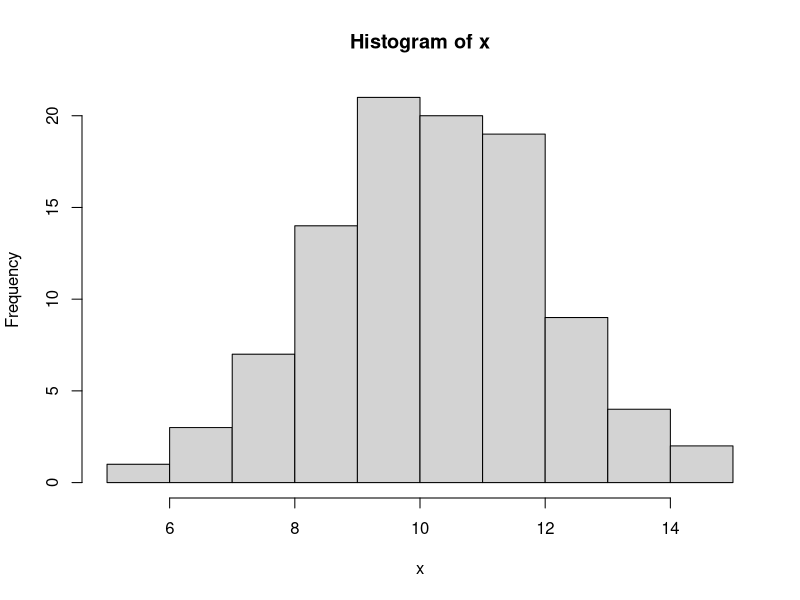
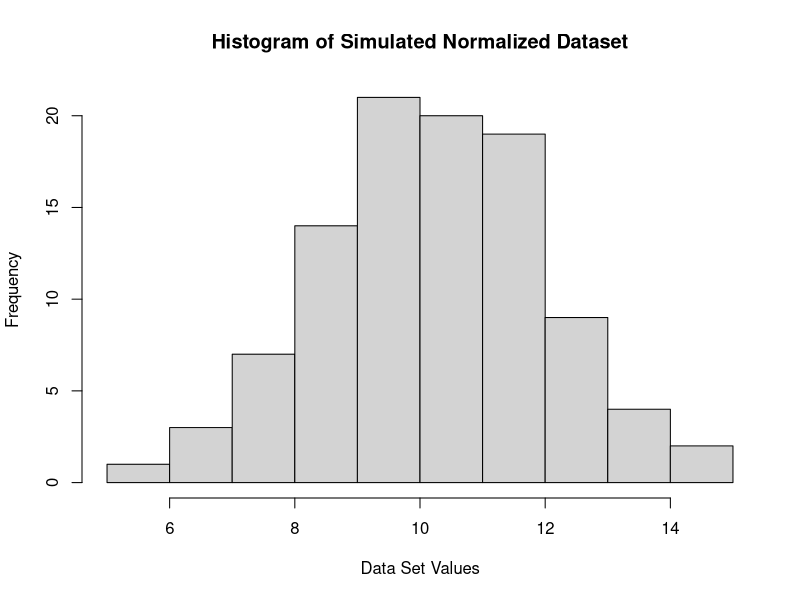
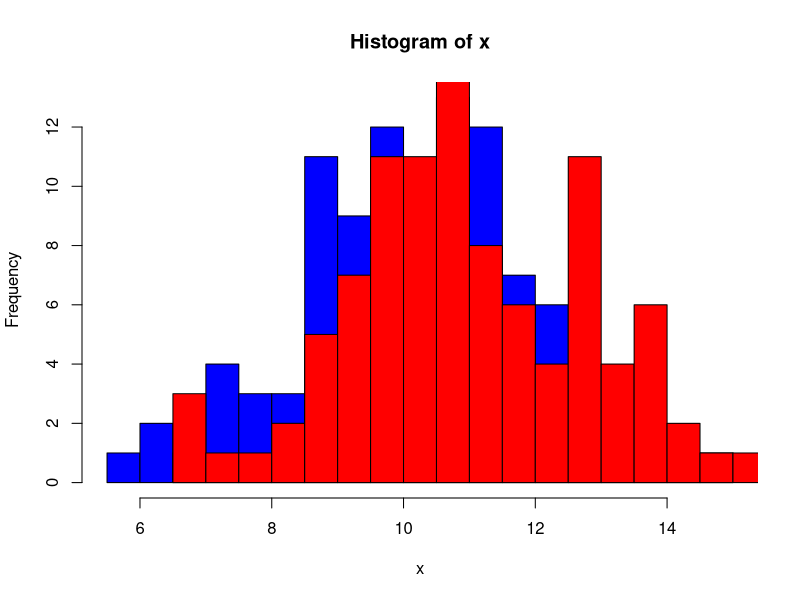
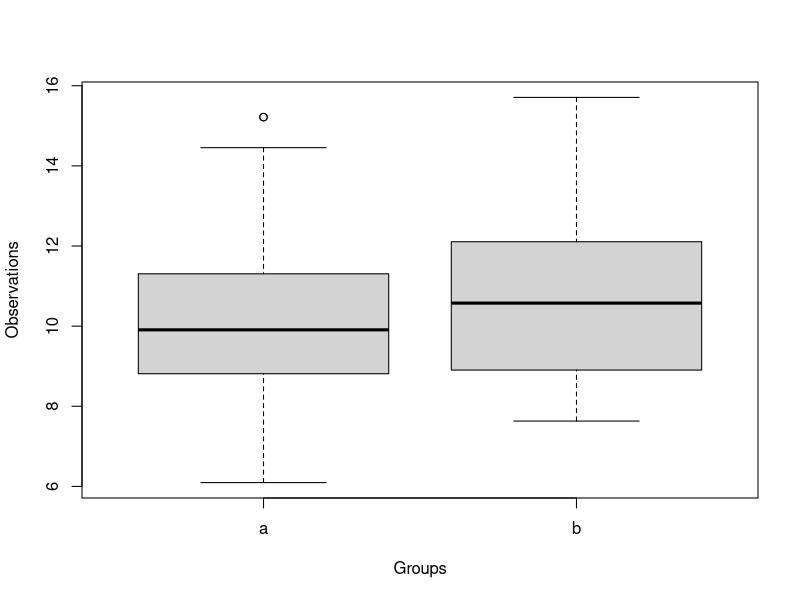
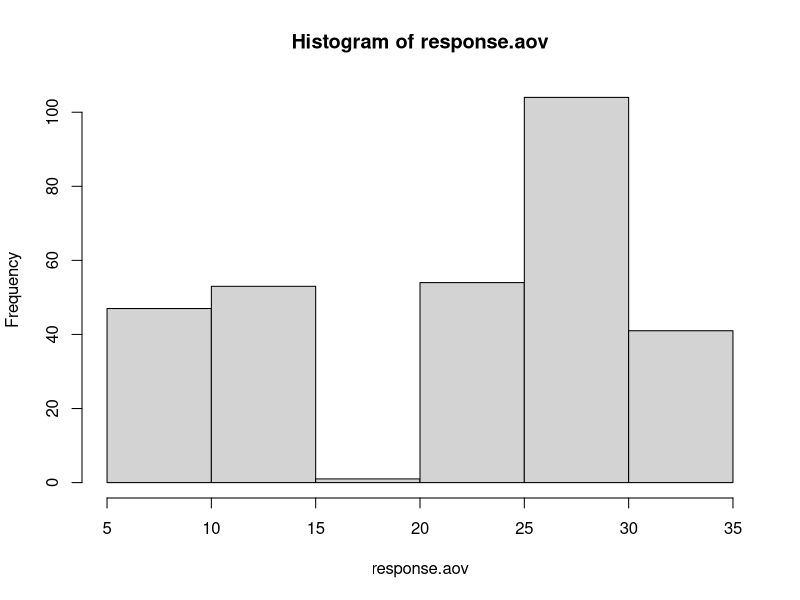
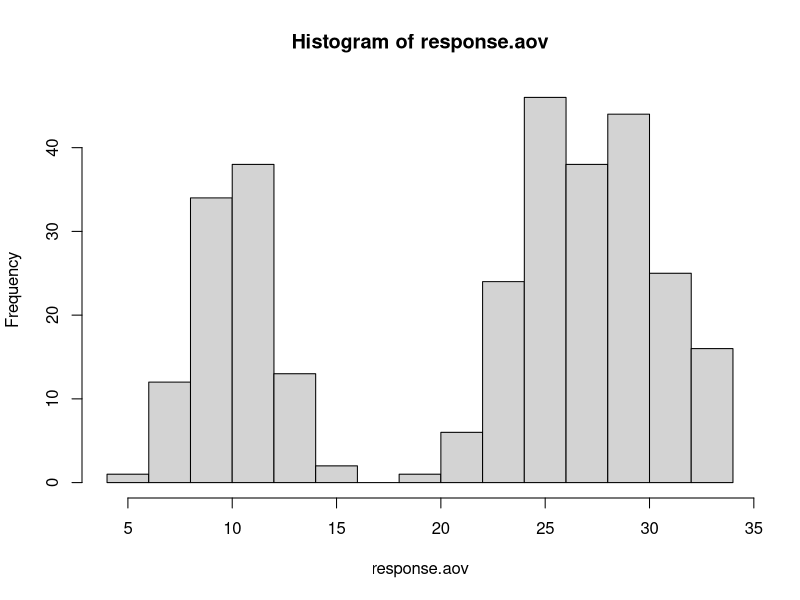
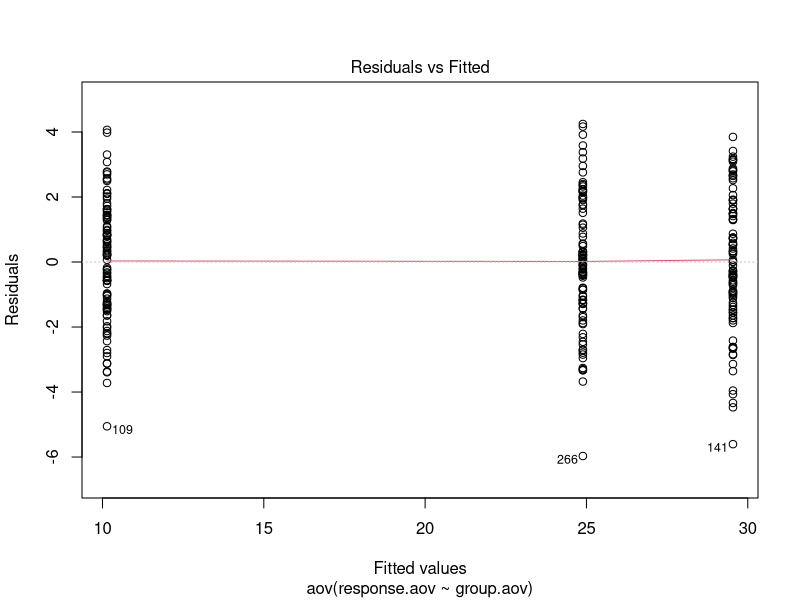
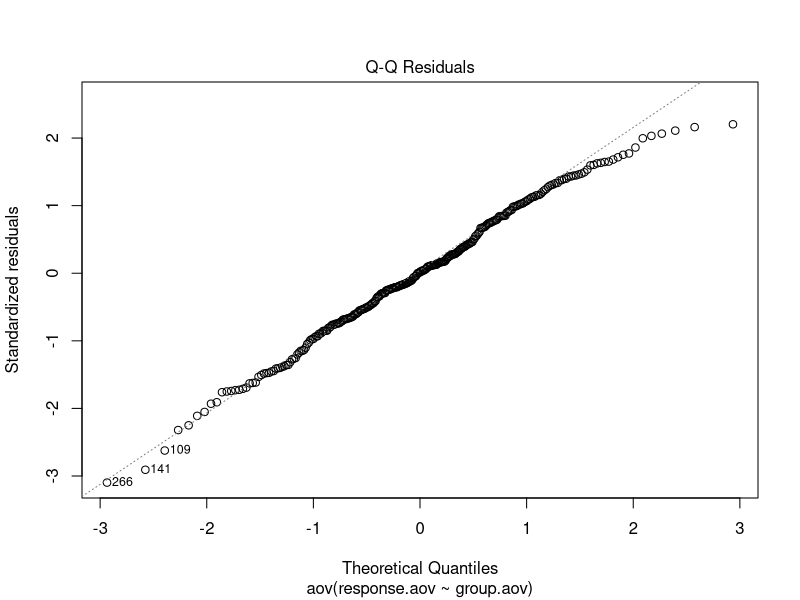

Source code (R) for these figures, in order:
## ---- chunk 1
#set the seed of the environment to 1
set.seed(1)

#simulate and store a dataset with a normalized distribution
x <- rnorm(100, 
           mean = 10, 
           sd = 2)
## ---- chunk 2
#let's simply print out the dataset that we have created
x

#let's look at the mean, median, standard deviation, and range of our normalized dataset
mean(x) #10.21777
median(x) #10.22782
sd(x) #1.796399
range(x) #(5.57060, 14.80324)
## ---- chunk 3
#plot a basic histogram of the data 
hist(x)

#Using what we learned from the last workshop we can even improve this plot by changing the main plot label and axes labels
hist(x,
     xlab = "Data Set Values",
     ylab = "Frequency",
     main = "Histogram of Simulated Normalized Dataset")
## ---- chunk 4
#perform a Shapiro-Wilk test for normality
shapiro.test(x) #p-value p = 0.9876

#If the p-value is significant (p<0.05) the data is significantly different from a normal distribution
#If the p-value is not significant (p>0.05) the data is not significantly different from a normal distribution
## ---- chunk 5
#setting a different seed than the first dataset
set.seed(5)
#create a second normalized dataset
y <- rnorm(n = 100,
           mean = 11,
           sd = 2)
## ---- chunk 6
#let's simply print out the dataset that we have created
y

#let's look at the mean, median, standard deviation, and range of our normalized dataset
mean(y) #11.06327
median(y) #10.81203
sd(y) #1.890569
range(y) #(6.632066, 15.774465)
## ---- chunk 7
#plot a histogram of the first set of data
hist(x = x, 
     col = "blue", 
     breaks = 20)

#plot a histogram of the second set of data
hist(x = y,
     col = "red",
     breaks = 20,
     add = T)

#these two lines of code have to be run together to see the plots on top of each other
## ---- chunk 8
#perform a t test of the two datasets

#x = numeric vector of dataset 1
#y = numeric vector of dataset 2

t.test(x = x,
       y = y)

## ---- chunk 9
#perform a wilcox test of the two datasets

#x = numeric vector of dataset 1
#y = numeric vector of dataset 2

wilcox.test(x = x,
            y = y)

## ---- chunk 10
#perform a paired t test of the two datasets

#x = numeric vector of dataset 1
#y = numeric vector of dataset 2
#paired = true is the data is paired data

t.test(x = x,
       y = y, 
       paired = TRUE)

## ---- chunk 11
#perform a paired wilcox test of the two datasets

#x = numeric vector of dataset 1
#y = numeric vector of dataset 2
#paired = true is the data is paired data

wilcox.test(x = x,
            y = y,
            paired = TRUE)

## ---- chunk 12
#letters funtion allows you to print out characters in the alphabet
rep(letters[1:2])

#we can create a group vector that will allow us to add group labels to our dataset
#length.out specifies how many total observations you want in the vector
group <- rep(letters[1:2], length.out = 200)

#we're going to set our seed again, this time with a different seed
set.seed(6)

#create a normalized data set with values at two different means
response <- rnorm(n = 100, mean = c(10,11), sd = 2)

#place the normalized data and the group labels all together into a data frame
test <- data.frame(group, response)

#we can take a look at the top of this data frame without looking at the dentire data frame
#this is especially useful when you have really large datasets that you are loading in
head(test)

#we can use a function to look at the structure of our data frame
#this can help you to see the types of data that you are working with

#For example, when we look at our data frame that we have just created, we can see the number of observations and variables that are in our dataset. We can also see that we have a column of character data that is labelled as group and a column of numeric data that is labelled as response.

str(test)

## ---- chunk 13
t.test(response~group,
       data = test)
## ---- chunk 14
boxplot(response~group, 
        data = test,
        xlab = "Groups",
        ylab = "Observations")
## ---- chunk 15
wilcox.test(response~group,
            data = test)
## ---- chunk 16
#create a vector of the group data for the ANOVA
group.aov <- as.factor(rep(letters[1:3], length.out = 300))

#create a vector of response data for the ANOVA
response.aov <- rnorm(n = 300,
                      mean = c(10,25,30),
                      sd = 2)
## ---- chunk 17
hist(response.aov)
## ---- chunk 18
hist(response.aov,
     breaks = 20)
## ---- chunk 19
test.aov <- data.frame(group.aov, response.aov)
## ---- chunk 20
str(test.aov)
## ---- chunk 21
head(test.aov)
## ---- chunk 22
test.aov.fit <- aov(response.aov ~ group.aov, 
                    data = test.aov)
## ---- chunk 23
plot(test.aov.fit)
## ---- chunk 24
test.aov.fit
## ---- chunk 25
summary(test.aov.fit)
## ---- chunk 26
TukeyHSD(test.aov.fit)
## ---- chunk 27
group.aov2<-rep(letters[1:3], length.out=300)
response.aov2<-rnorm(n=300, mean=c(10, 10.5, 30), sd=c(2,6,1.5))
hist(response.aov2, breaks=20)
## ---- chunk 28
test.aov2<-data.frame(group.aov2, response.aov2)
## ---- chunk 29
test.aov.fit2<-aov(response.aov2~group.aov2, data=test.aov2)
summary(test.aov.fit2)
## ---- chunk 30
TukeyHSD(test.aov.fit2)
## ---- chunk 31
nonpara.aov<-kruskal.test(response.aov2~group.aov2, data=test.aov2)
nonpara.aov
## ---- chunk 32
data("iris")
## ---- chunk 33
str(iris)
## ---- chunk 34
results.manova<-manova(cbind(iris$Sepal.Length, iris$Petal.Length)~iris$Species)
summary(results.manova)
## ---- chunk 35
summary.aov(results.manova)
## ---- chunk 36
data("mtcars")
## ---- chunk 37
str(mtcars)
## ---- chunk 38
carfit<-lm(mpg~wt, data=mtcars)
## ---- chunk 39
plot(carfit)
## ---- chunk 40
summary(carfit)
## ---- chunk 41
plot(mpg~wt, data=mtcars)
## ---- chunk 42
carfit2<-lm(mpg~wt+cyl, data=mtcars)
## ---- chunk 43
summary(carfit2)
## ---- chunk 44
anova(carfit, carfit2)
## ---- chunk 45
carfit3<-lm(mpg~wt+cyl+wt*cyl, data=mtcars)
summary(carfit3)
## ---- chunk 46
plot(mpg~wt, data=mtcars)
## ---- chunk 47
plot(mpg~cyl, data=mtcars)
## ---- chunk 48
plot(wt~cyl, data=mtcars)
## ---- chunk 49
data("HairEyeColor")
## ---- chunk 50
str(HairEyeColor)
## ---- chunk 51
HairEyeColor
## ---- chunk 52
HairEyeNew<-margin.table(HairEyeColor, margin=c(1,2))
## ---- chunk 53
HairEyeNew
## ---- chunk 54
chisq.test(HairEyeNew)
## ---- chunk 55
HairEyeNew/sum(HairEyeNew)
